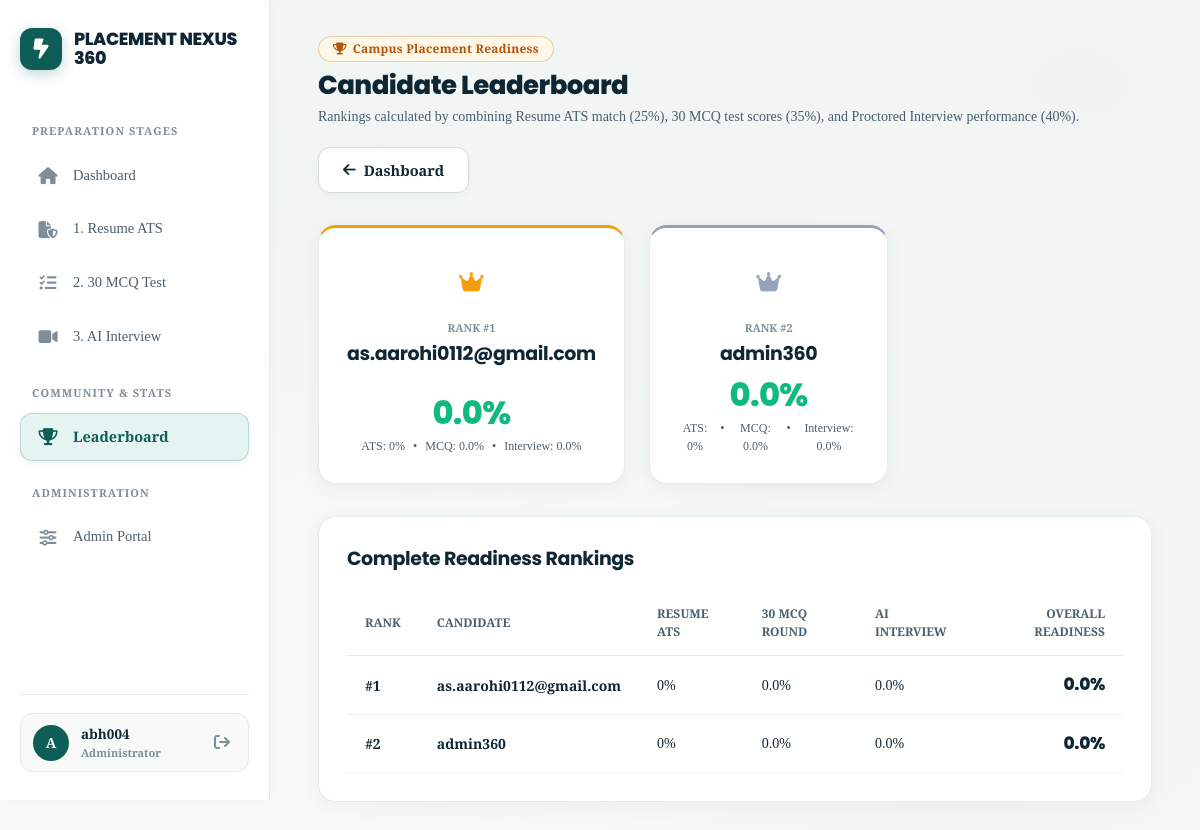
/leaderboard/ (signed in), run on the app's committed database.
### Placement/models.py (models this page shows, shortened)
class PlacementProgress(models.Model):
    user = models.OneToOneField(User, on_delete=models.CASCADE, related_name='placement_progress')
    resume_completed = models.BooleanField(default=False)
    resume_score = models.IntegerField(default=0)
    mock_passed = models.BooleanField(default=False)
    mock_score = models.FloatField(default=0)
    interview_passed = models.BooleanField(default=False)
    interview_score = models.FloatField(default=0)
    overall_readiness = models.FloatField(default=0)

### Placement/views.py (the view)
# urls.py: path('leaderboard/', views.leaderboard, name='leaderboard'),
@login_required
def leaderboard(request):
    progress_list = PlacementProgress.objects.select_related("user").order_by("-overall_readiness")[:20]
    return render(request, "leaderboard.html", {
        "leaderboard": progress_list,
        "top3": progress_list[:3],
        "others": progress_list[3:]
    })

### Placement/templates/leaderboard.html (shortened to what this page needs)
{% extends 'base.html' %}
{% load static %}
{% block content %}
<div class="topbar">
    <div class="topbar-title">
        <div class="badge badge-amber" style="margin-bottom: 8px;">
            <i class="fa-solid fa-trophy"></i> Campus Placement Readiness
        </div>
        <h1>Candidate Leaderboard</h1>
        <p>Rankings calculated by combining Resume ATS match (25%), 30 MCQ test scores (35%), and Proctored Interview performance (40%).</p>
    </div>
    <a href="{% url 'dashboard' %}" class="btn-secondary">
        <i class="fa-solid fa-arrow-left"></i> Dashboard
    </a>
</div>
<div class="grid-3" style="margin-bottom: 32px; align-items: stretch;">
    {% for p in top3 %}
        <div class="glass-card" style="text-align: center; border-top: 3px solid {% if forloop.counter == 1 %}#f59e0b{% elif forloop.counter == 2 %}#94a3b8{% else %}#b45309{% endif %}; display: flex; flex-direction: column; justify-content: space-between;">
            <div>
                <div style="width: 52px; height: 52px; border-radius: 50%; background: rgba(255, 255, 255, 0.08); display: flex; align-items: center; justify-content: center; margin: 0 auto 12px; font-size: 22px; color: {% if forloop.counter == 1 %}#f59e0b{% elif forloop.counter == 2 %}#94a3b8{% else %}#b45309{% endif %};">
                    <i class="fa-solid fa-crown"></i>
                </div>
                <div style="font-size: 11px; font-weight: 700; color: var(--text-muted); text-transform: uppercase;">Rank #{{ forloop.counter }}</div>
                <h3 style="font-size: 19px; color: white; margin: 4px 0 10px;">{{ p.user.username }}</h3>
            </div>
            <div>
                <div style="font-size: 32px; font-weight: 800; font-family: 'Outfit', sans-serif; color: #10b981; margin-bottom: 8px; line-height: 1;">
                    {{ p.overall_readiness }}%
                </div>
                <div style="display: flex; justify-content: center; gap: 8px; font-size: 12px; color: var(--text-secondary); margin-top: 8px;">
                    <span>ATS: {{ p.resume_score }}%</span> &bull;
                    <span>MCQ: {{ p.mock_score }}%</span> &bull;
                    <span>Interview: {{ p.interview_score }}%</span>
                </div>
            </div>
        </div>
    {% empty %}
        <div class="glass-card" style="grid-column: 1 / -1; text-align: center; color: var(--text-muted); padding: 36px;">
            No candidates ranked yet. Complete assessments to top the leaderboard!
        </div>
    {% endfor %}
</div>
<div class="glass-card" style="padding: 28px;">
    <h3 style="font-size: 19px; color: white; margin-bottom: 18px;">Complete Readiness Rankings</h3>
    <div style="overflow-x: auto;">
        <table style="width: 100%; border-collapse: collapse; text-align: left; font-size: 14px;">
            <thead>
                <tr style="border-bottom: 1px solid var(--border-subtle); color: var(--text-muted); font-size: 12px; text-transform: uppercase;">
                    <th style="padding: 14px 18px;">Rank</th>
                    <th style="padding: 14px 18px;">Candidate</th>
                    <th style="padding: 14px 18px;">Resume ATS</th>
                    <th style="padding: 14px 18px;">30 MCQ Round</th>
                    <th style="padding: 14px 18px;">AI Interview</th>
                    <th style="padding: 14px 18px; text-align: right;">Overall Readiness</th>
                </tr>
            </thead>
            <tbody>
                {% for p in leaderboard %}
                    <tr style="border-bottom: 1px solid rgba(255, 255, 255, 0.04); transition: background 0.2s;" onmouseover="this.style.background='rgba(255,255,255,0.03)'" onmouseout="this.style.background='transparent'">
                        <td style="padding: 16px 18px; font-weight: 700; color: {% if forloop.counter <= 3 %}#f59e0b{% else %}var(--text-muted){% endif %}; vertical-align: middle;">
                            #{{ forloop.counter }}
                        </td>
                        <td style="padding: 16px 18px; font-weight: 600; color: white; vertical-align: middle;">
                            {{ p.user.username }}
                        </td>
                        <td style="padding: 16px 18px; color: var(--text-secondary); vertical-align: middle;">
                            {{ p.resume_score }}%
                        </td>
                        <td style="padding: 16px 18px; color: var(--text-secondary); vertical-align: middle;">
                            {{ p.mock_score }}%
                        </td>
                        <td style="padding: 16px 18px; color: var(--text-secondary); vertical-align: middle;">
                            {{ p.interview_score }}%
                        </td>
                        <td style="padding: 16px 18px; text-align: right; font-weight: 800; font-family: 'Outfit', sans-serif; font-size: 17px; color: #10b981; vertical-align: middle;">
                            {{ p.overall_readiness }}%
                        </td>
                    </tr>
                {% empty %}
                    <tr>
                        <td colspan="6" style="text-align: center; padding: 28px; color: var(--text-muted);">
                            No assessment records found.
                        </td>
                    </tr>
                {% endfor %}
            </tbody>
        </table>
    </div>
</div>
{% endblock %}

### Placement/templates/base.html (shortened to what this page needs)
{% load static %}
<!DOCTYPE html>
<html lang="en">
<head>
    <link rel="stylesheet" href="https://cdnjs.cloudflare.com/ajax/libs/font-awesome/6.5.1/css/all.min.css">
    <link rel="stylesheet" href="{% static 'css/global.css' %}">
</head>
<body>
    <div class="app-wrapper" style="{% if not user.is_authenticated %}flex-direction: column;{% endif %}">
        {% if user.is_authenticated %}
        <aside class="sidebar">
            <a href="{% url 'dashboard' %}" class="logo-container">
                <div class="logo-icon">
                    <i class="fa-solid fa-bolt-lightning"></i>
                </div>
                <div>
                    <div class="logo-text">PLACEMENT NEXUS 360</div>
                </div>
            </a>
            <nav class="menu">
                <div class="nav-section-title">Preparation Stages</div>
                <a href="{% url 'dashboard' %}" class="{% if request.resolver_match.url_name == 'dashboard' %}active{% endif %}">
                    <i class="fa-solid fa-house"></i> Dashboard
                </a>
                <a href="{% url 'dashboard' %}#resume-section" class="{% if request.resolver_match.url_name == 'resume_result' %}active{% endif %}">
                    <i class="fa-solid fa-file-shield"></i> 1. Resume ATS
                </a>
                <a href="{% url 'select_tech' %}" class="{% if request.resolver_match.url_name in 'select_tech,take_test,test_result' %}active{% endif %}">
                    <i class="fa-solid fa-list-check"></i> 2. 30 MCQ Test
                </a>
                <a href="{% url 'ai_interview' %}" class="{% if request.resolver_match.url_name in 'ai_interview,live_interview,interview_result' %}active{% endif %}">
                    <i class="fa-solid fa-video"></i> 3. AI Interview
                </a>
                <div class="nav-section-title">Community & Stats</div>
                <a href="{% url 'leaderboard' %}" class="{% if request.resolver_match.url_name == 'leaderboard' %}active{% endif %}">
                    <i class="fa-solid fa-trophy"></i> Leaderboard
                </a>
                {% if user.is_staff or user.is_superuser %}
                    <div class="nav-section-title">Administration</div>
                    <a href="{% url 'admin_home' %}" class="{% if request.resolver_match.url_name in 'admin_home,add_job' %}active{% endif %}">
                        <i class="fa-solid fa-sliders"></i> Admin Portal
                    </a>
                {% endif %}
            </nav>
            <div class="sidebar-footer">
                <div class="user-mini-card">
                    <div class="user-mini-avatar">
                        {{ user.username|slice:":1"|upper }}
                    </div>
                    <div class="user-mini-info">
                        <div class="user-mini-name">{{ user.username }}</div>
                        <div class="user-mini-role">
                            {% if user.is_staff or user.is_superuser %}
                                <span style="color: var(--accent-cyan); font-weight: 600;">Administrator</span>
                            {% else %}
                                {{ user.email|truncatechars:18 }}
                            {% endif %}
                        </div>
                    </div>
                    <a href="{% url 'logout' %}" title="Logout" style="color: var(--text-muted); text-decoration: none; padding: 6px;">
                        <i class="fa-solid fa-arrow-right-from-bracket"></i>
                    </a>
                </div>
            </div>
        </aside>
        {% endif %}
        <main class="{% if user.is_authenticated %}main{% else %}main-public{% endif %}">
            {% block content %}{% endblock %}
        </main>
    </div>
</body>
</html>

### data on the page
PlacementProgress: user.username "as.aarohi0112@gmail.com", overall_readiness "0.0", resume_score "0", mock_score "0.0", interview_score "0.0"
PlacementProgress: user.username "admin360", overall_readiness "0.0", resume_score "0", mock_score "0.0", interview_score "0.0"

### other printed values
{{ user.username|slice:":1"|upper }} "A"
{{ user.username }} "abh004"
